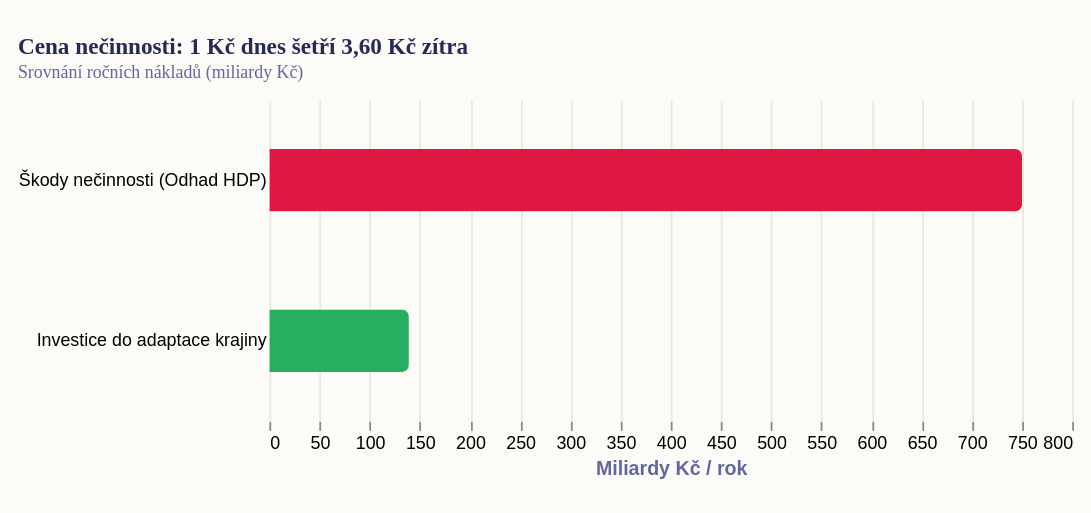

Source (Vega-Lite JSON):
### Vega-Lite specification from a JSON file in a GitHub repository (floating-point values rounded to 4 significant figures)
{"_source": "Zdroj: Nature (2024), Studie Zámečník (Šance pro budovy), MŽP (Strategie adaptace)", "$schema": "https://vega.github.io/schema/vega-lite/v5.json", "description": "Ekonomika nečinnosti: Náklady na adaptaci vs. klimatické škody (projekce ročního dopadu)", "width": 450, "height": 180, "padding": {"top": 20, "left": 10, "right": 10, "bottom": 20}, "autosize": {"type": "pad", "resize": true}, "background": "#fdfbf7", "title": {"text": "Cena nečinnosti: 1 Kč dnes šetří 3,60 Kč zítra", "subtitle": "Srovnání ročních nákladů (miliardy Kč)", "font": "Roboto Slab", "fontSize": 13, "fontWeight": "bold", "anchor": "start", "color": "#272a59", "subtitleFont": "Work Sans", "subtitleFontSize": 10, "subtitleColor": "#6267a3", "offset": 10}, "data": {"values": [{"cat": "Škody nečinnosti (Odhad HDP)", "val": 750, "color": "#de1743"}, {"cat": "Investice do adaptace krajiny", "val": 139, "color": "#27ae60"}]}, "mark": {"type": "bar", "tooltip": true, "cornerRadiusEnd": 4, "size": 35}, "encoding": {"y": {"field": "cat", "type": "nominal", "title": null, "sort": "-x", "axis": {"ticks": false, "domain": false}}, "x": {"field": "val", "type": "quantitative", "title": "Miliardy Kč / rok", "axis": {"gridColor": "#e8e8dc", "domain": false}}, "color": {"field": "color", "type": "nominal", "scale": null}}, "config": {"view": {"stroke": "transparent"}, "title": {"font": "Roboto Slab", "fontWeight": "bold", "fontSize": 13, "anchor": "start", "color": "#272a59", "subtitleFont": "Work Sans", "subtitleFontSize": 10, "subtitleColor": "#6267a3"}, "axis": {"titleColor": "#6267a3"}, "legend": {}}}
